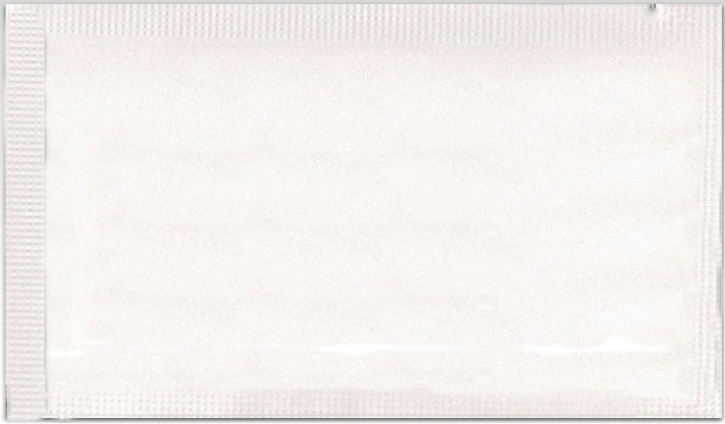
#> input picture tanitim/varliklar/bos_mockup/bm21-front.png, 725 x 424 px
$ python bm21_temizle.py
#> lines starting #> are read from the running program, lines starting #| are printed output that depends on the picture; after the words box and inside, x2 and y2 are one past the last pixel; in counts of white or black regions, pixels touching at a corner belong together
"""BM21 (7x12 ıslak mendil) boş mockup'ını temizler.

Gerçek paket fotoğrafındaki kaynak bantları (tırtıklı kenarlar) AYNEN korunur;
yalnız lekeler ayıklanır. Orta yüzeydeki eski yazı izleri ve kirler silinir,
yerine hafif gölgeli, parlak film yüzeyi konur (diğer mockup'lardaki mantıkla, az gölge).
Çıktı: varliklar/bos_mockup/bm21-front-temiz.png ve bm21-back-temiz.png
"""
from pathlib import Path
import numpy as np
from PIL import Image
from scipy import ndimage

BOS = Path(__file__).resolve().parents[1] / "varliklar" / "bos_mockup"
src = np.array(Image.open(BOS / "bm21-front.png").convert("RGBA")).astype(float)
H, W = src.shape[:2]
#> H = 424; W = 725
govde = src[..., 3] > 128
#> govde: shape (424, 725) bool; every value is 1
lum0 = src[..., :3].mean(2)
yy, xx = np.mgrid[0:H, 0:W].astype(float)

# Kaynak bantlarının iç sınırı (orijinal fotoğraftaki yerleri)
SOL, SAG, UST, ALT = 46, 14, 42, 24
ic = (xx >= SOL) & (xx < W - SAG) & (yy >= UST) & (yy < H - ALT)

# 1) Bantlar: orijinal tırtıl; yalnız koyu lekeleri ayıkla
med = ndimage.median_filter(lum0, 5)
leke = (med - lum0) > 18
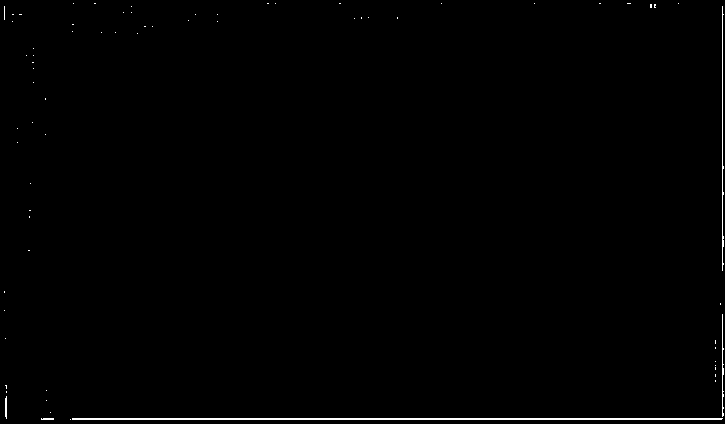
#> leke: shape (424, 725) bool; 0.62% white in thin lines or dots
bant = np.where(leke, med, lum0)
# üst bantta sağdaki iz (nokta + açık leke): soldaki tırtıl dokusu kopyalanır
bant[0:34, 642:682] = bant[0:34, 602:642]
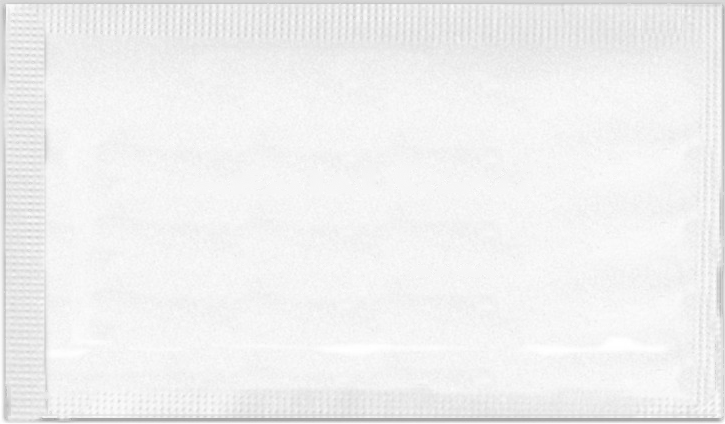
#> bant: shape (424, 725) float64; min 160.7, max 255, mean 240.7

# 2) Orta yüzey: temiz, parlak film
dx = np.minimum(xx - SOL, W - SAG - xx) / ((W - SOL - SAG) / 2)
dy = np.minimum(yy - UST, H - ALT - yy) / ((H - UST - ALT) / 2)
kenar = np.clip(np.minimum(dx, dy * 1.3), 0, 1)
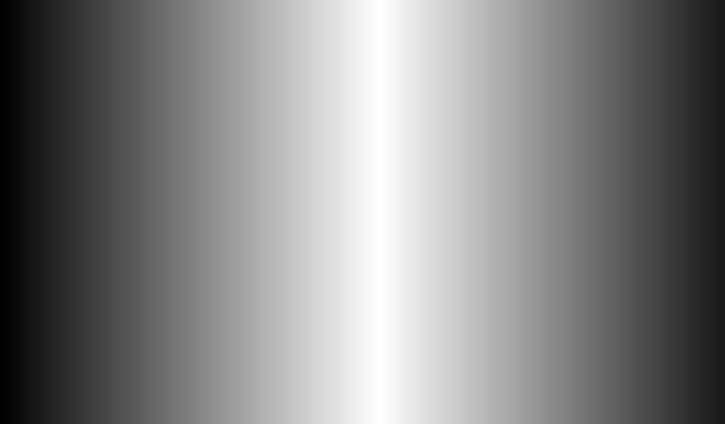
#> dx: shape (424, 725) float64; min -0.138, max 0.998, mean 0.454; drawn with min black and max white
yuz = 236 + 12 * (1 - (1 - kenar) ** 2.5)                        # kenarlara doğru az gölge
u = (xx - SOL) / (W - SOL - SAG); v = (yy - UST) / (H - UST - ALT)
d = (u * 0.55 + v * 0.45) - 0.38                                  # çapraz parlama şeridi
yuz += 22 * np.exp(-(d / 0.06) ** 2) + 12 * np.exp(-((d - 0.28) / 0.035) ** 2) + 6 * np.exp(-((d + 0.22) / 0.03) ** 2)
yuz = np.minimum(yuz, 255)

# 3) Birleştir: sınırda yumuşak geçiş + ince kaynak çizgisi
m = ndimage.gaussian_filter(ic.astype(float), 2.0)
lum = bant * (1 - m) + yuz * m
# parlama kaynak bantlarına da hafifçe uzansın (aynı film)
ug = xx / W; vg = yy / H; dg = (ug * 0.55 + vg * 0.45) - 0.40
lum = np.where(~ic, np.minimum(lum + 10 * np.exp(-(dg / 0.06) ** 2), 255), lum)
sinir = ndimage.binary_dilation(ic, iterations=1) & ~ndimage.binary_erosion(ic, iterations=1)
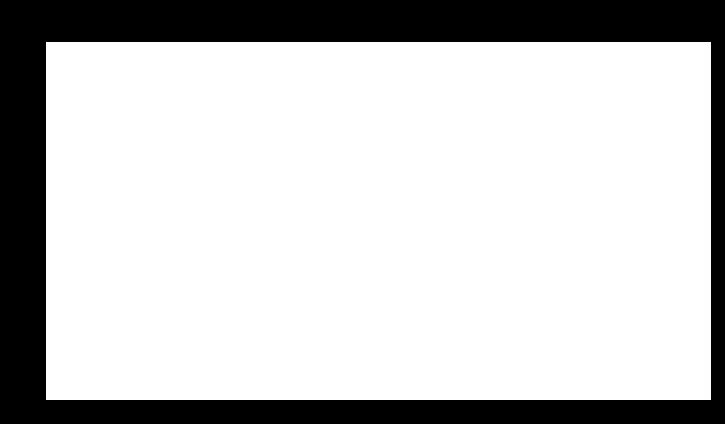
#> ic: shape (424, 725) bool; 77.4% white; 1 black region, box (x1, y1, x2, y2) and area: (0, 0, 725, 424) 69330
lum = np.where(sinir, lum - 6, lum)
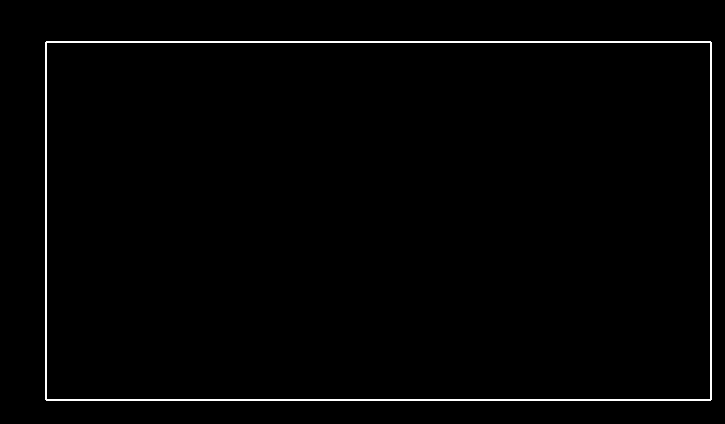
#> sinir: shape (424, 725) bool; 1.3% white in thin lines or dots, all inside (x1, y1, x2, y2) = (45, 41, 712, 401)

out = src.copy()
oran = np.where(lum0 > 1, lum / np.maximum(lum0, 1), 1)[..., None]
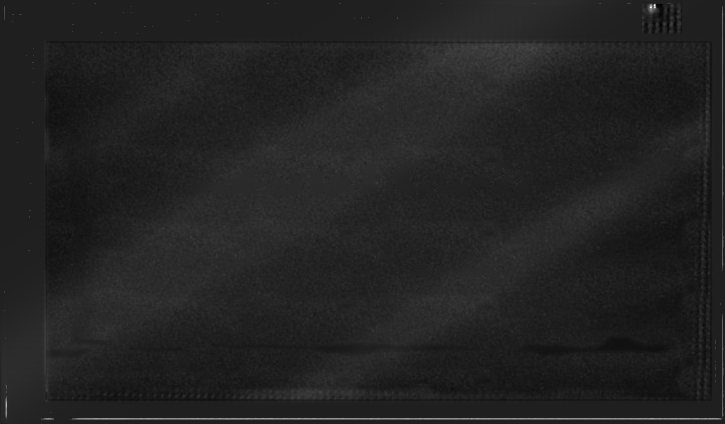
#> oran: shape (424, 725, 1) float64; min 0.892, max 1.76, mean 1.01; drawn with min black and max white
out[..., :3] = np.where(govde[..., None], np.clip(src[..., :3] * oran, 0, 255), src[..., :3])
# renk dengesi: orta yüzeyde nötr beyaz
out[..., :3] = np.where(ic[..., None], np.stack([lum, lum, lum + 1], -1), out[..., :3])
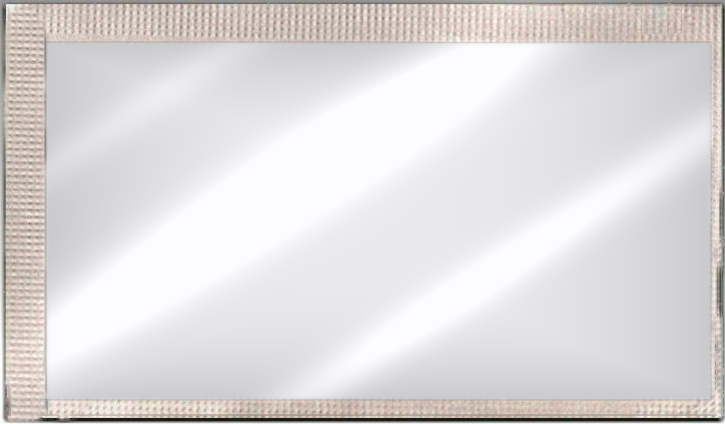
#> out: shape (424, 725, 4) float64; mean R, G, B, A 243.8, 242.9, 243, 255; transparent parts drawn white
img = Image.fromarray(np.clip(out, 0, 255).astype("uint8"), "RGBA")
for ad in ("front", "back"):
    img.save(BOS / f"bm21-{ad}-temiz.png")
print("ok")

$ run again, with tanitim/varliklar/bos_mockup/bm12-front.png copied over tanitim/varliklar/bos_mockup/bm21-front.png
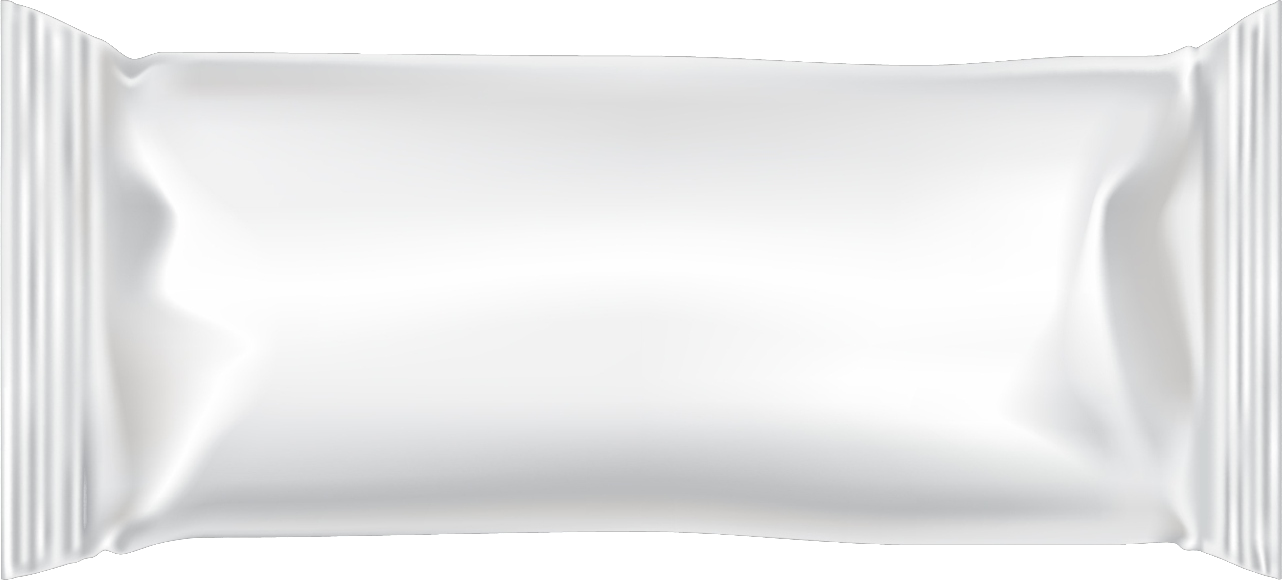
#> input picture tanitim/varliklar/bos_mockup/bm12-front.png, 1282 x 580 px
#> `govde = src[..., 3] > 128`:
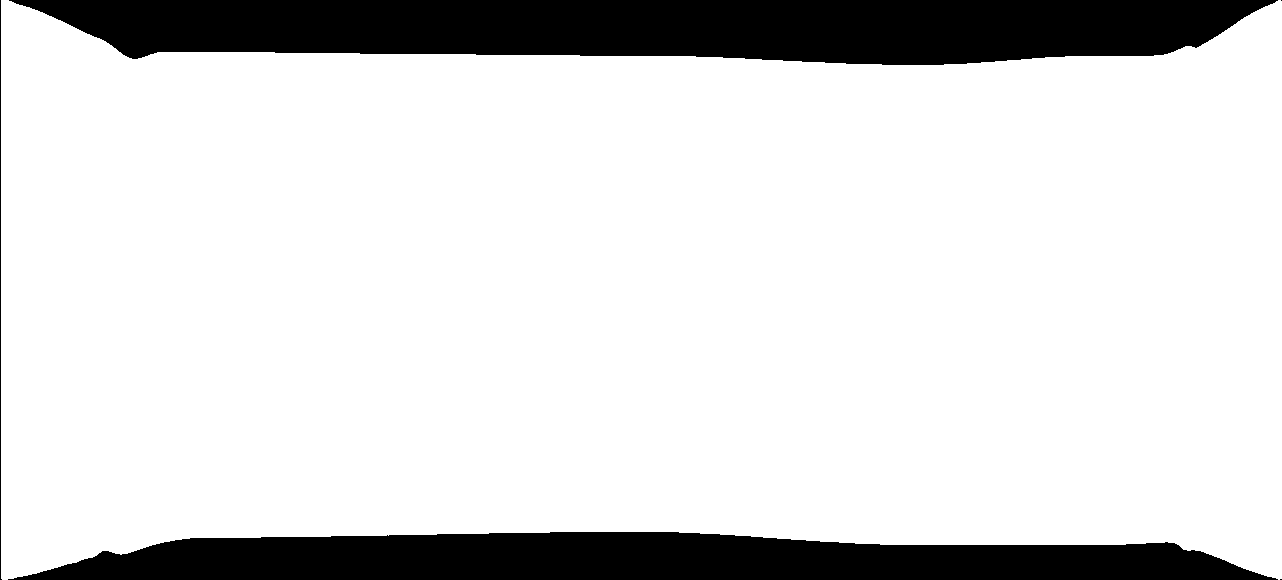
#> govde: shape (580, 1282) bool; 84.8% white; 5 black regions (2 under 20 px), largest, box (x1, y1, x2, y2) and area: (9, 0, 1278, 65) 65469, (8, 532, 1278, 580) 46793, (0, 0, 2, 580) 581
#> leke: shape (580, 1282) bool; 0.12% white in thin lines or dots
#> ic: shape (580, 1282) bool; 84.5% white; 1 black region, box (x1, y1, x2, y2) and area: (0, 0, 1282, 580) 115452
#> sinir: shape (580, 1282) bool; 0.93% white in thin lines or dots, all inside (x1, y1, x2, y2) = (45, 41, 1269, 557)
#> `out[..., :3] = np.where(govde[..., None], np.clip(src[..., :3] * oran,..`:
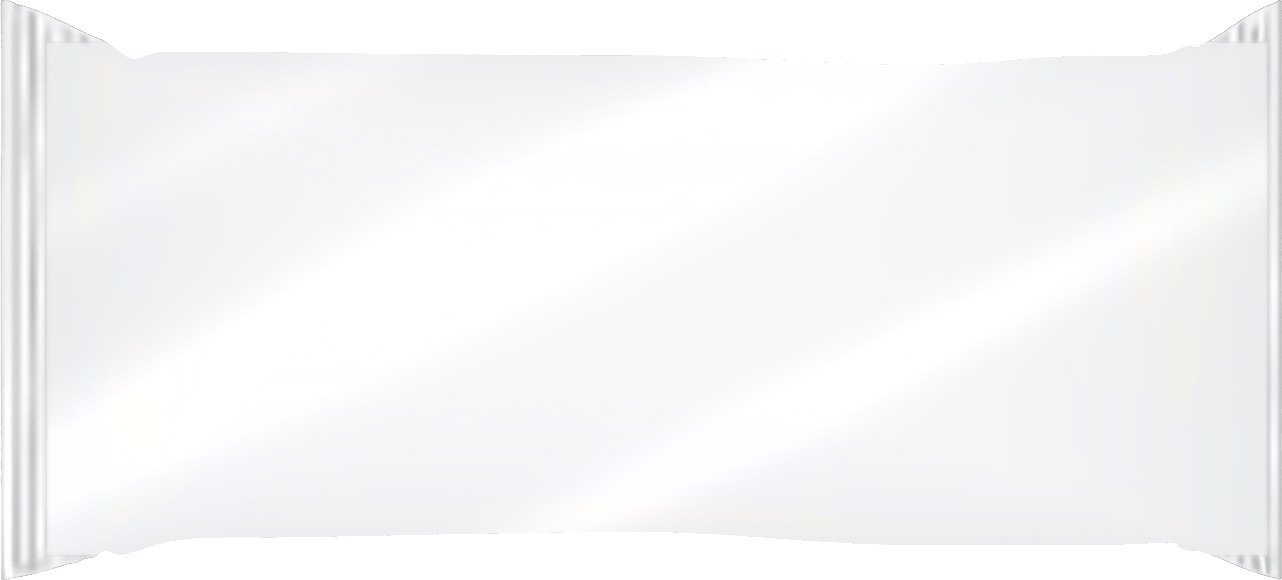
#> out: shape (580, 1282, 4) float64; mean R, G, B, A 209, 209.3, 209.6, 216.3; transparent parts drawn white
